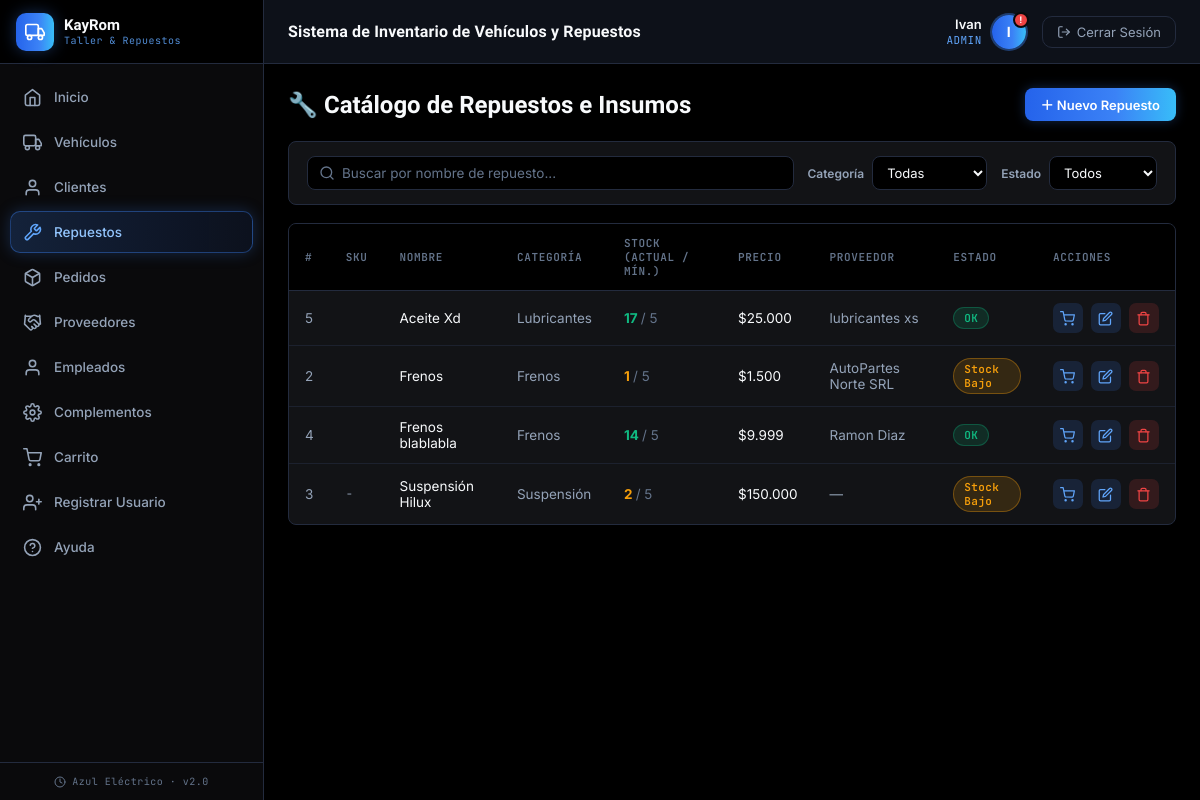
Before: /index.php?page=repuestos (signed in) with the older database file.
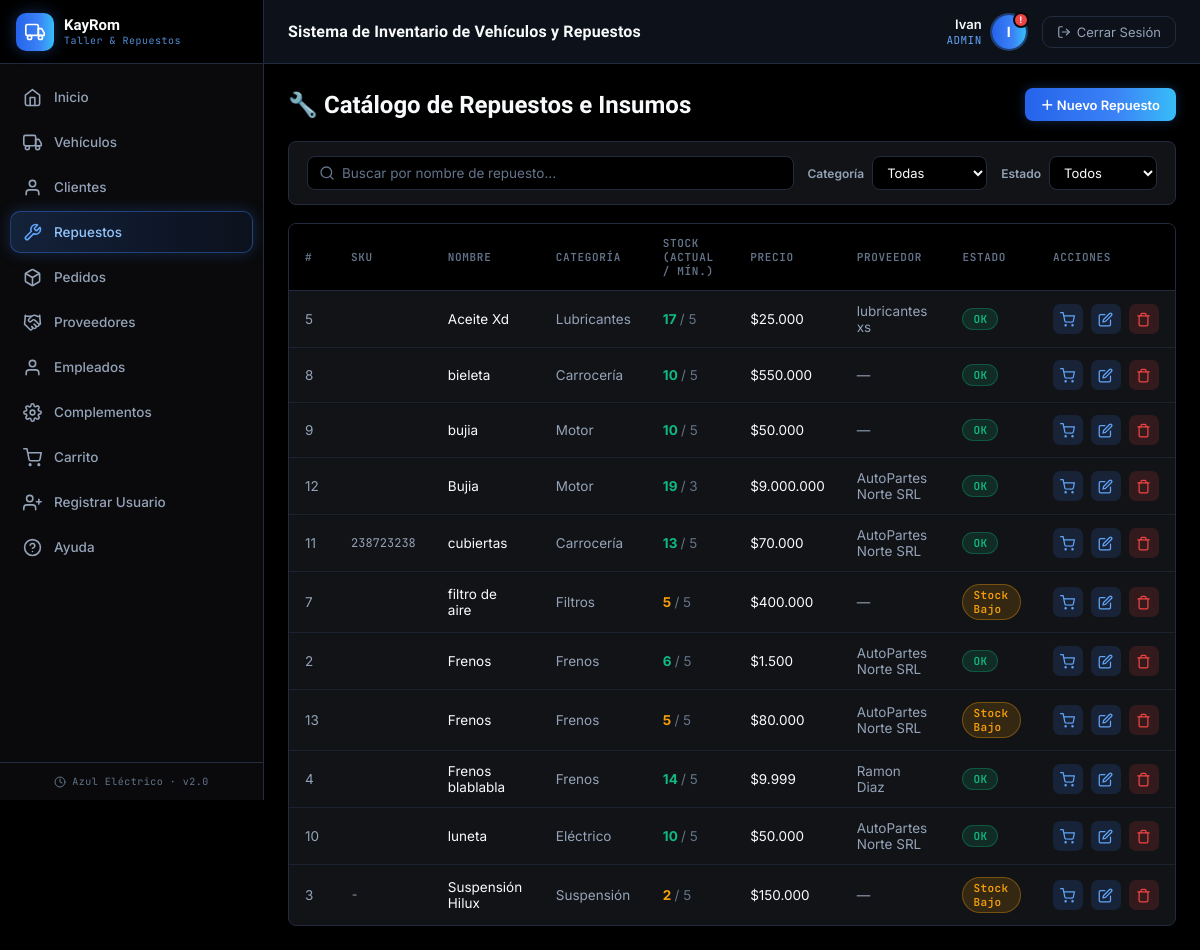
After: the same page with the newer database file.
### tables this page shows
CREATE TABLE `repuestos` (
  `id` int NOT NULL AUTO_INCREMENT,
  `nombre` varchar(100) NOT NULL,
  `categoria` varchar(45) DEFAULT NULL,
  `stock` int DEFAULT '0',
  `stock_minimo` int DEFAULT '5',
  `precio` decimal(10,2) DEFAULT '0.00',
  `sku` varchar(20) DEFAULT NULL,
  `proveedor_id` int DEFAULT NULL,
  PRIMARY KEY (`id`),
  KEY `fk_repuestos_proveedor` (`proveedor_id`),
  CONSTRAINT `fk_repuestos_proveedor` FOREIGN KEY (`proveedor_id`) REFERENCES `proveedor` (`id`) ON DELETE SET NULL
);

CREATE TABLE `proveedor` (
  `id` int NOT NULL AUTO_INCREMENT,
  `cuit` bigint DEFAULT NULL,
  `nombre_proveedor` varchar(150) NOT NULL,
  `telefono` bigint DEFAULT NULL,
  `email` varchar(50) DEFAULT NULL,
  `persona_id` int DEFAULT NULL,
  PRIMARY KEY (`id`),
  KEY `persona_id` (`persona_id`),
  CONSTRAINT `proveedor_ibfk_1` FOREIGN KEY (`persona_id`) REFERENCES `persona` (`id`)
);

### backend/repuestos/controller/RepuestoController.php (called while the page is built, shortened)
<?php
class RepuestoController {
    private $model;
    public function __construct() {
        $this->model = new RepuestoModel();
    }
    public function index() {
        $proveedorModel = new ProveedorModel();
        $data = [
            'repuestos'  => $this->model->getAll(),
            'categorias' => $this->model->getCategorias(),
            'proveedores'=> $proveedorModel->getAll(),
            'activePage' => 'repuestos'
        ];
        require_once 'backend/repuestos/views/repuestos.php';
    }
}

### config/base_datos.php (called while the page is built, shortened)
<?php
class Database {
    private static $instance = null;
    public $conexion;
    private function __construct() {
        $this->conexion = new mysqli("localhost", "root", "Migue123456", "soft_kayrom");
        $this->conexion->set_charset("utf8");
    }
    public static function getInstance() {
        if (self::$instance === null) {
            self::$instance = new Database();
        }
        return self::$instance;
    }
    public function getConexion() {
        return $this->conexion;
    }
}

### backend/repuestos/model/RepuestoModel.php (called while the page is built, shortened)
<?php
class RepuestoModel {
    private $db;
    public function __construct() {
        $this->db = Database::getInstance()->getConexion();
    }
    public function getAll() {
        $result = $this->db->query(
            "SELECT r.*, pr.nombre_proveedor
             FROM repuestos r
             LEFT JOIN proveedor pr ON pr.id = r.proveedor_id
             ORDER BY r.nombre ASC"
        );
        return $result ? $result->fetch_all(MYSQLI_ASSOC) : [];
    }
    public function getCategorias() {
        $result = $this->db->query("SELECT DISTINCT categoria FROM repuestos WHERE categoria IS NOT NULL AND categoria <> '' ORDER BY categoria ASC");
        return $result ? array_column($result->fetch_all(MYSQLI_ASSOC), 'categoria') : [];
    }
}

### backend/proveedor/models/ProveedorModel.php (called while the page is built, shortened)
<?php
class ProveedorModel {
    private $db;
    public function __construct() {
        $this->db = Database::getInstance()->getConexion();
    }
    public function getAll() {
        $sql = "SELECT pr.*, p.nombre, p.apellido
                FROM proveedor pr
                LEFT JOIN persona p ON p.id = pr.persona_id
                ORDER BY pr.nombre_proveedor ASC";
        $result = $this->db->query($sql);
        return $result ? $result->fetch_all(MYSQLI_ASSOC) : [];
    }
}

### backend/repuestos/views/repuestos.php (the view, shortened to what the rows shown need)
<?php require_once 'compartidoCREO/views/encabezado.php'; ?>
<div class="page-header">
    <h1>🔧 Catálogo de Repuestos e Insumos</h1>
</div>
<div class="panel">
    <div class="panel-body">
        <table id="tabla-repuestos">
            <thead>
                <tr>
                    <th>#</th><th>SKU</th><th>Nombre</th><th>Categoría</th><th>Stock (Actual / Mín.)</th><th>Precio</th><th>Proveedor</th><th>Estado</th><th>Acciones</th>
                </tr>
            </thead>
            <tbody>
                <?php if (empty($data['repuestos'])): ?>
                <tr><td colspan="9" style="text-align:center;color:var(--text-muted);padding:30px;">No hay repuestos cargados</td></tr>
                <?php else: foreach ($data['repuestos'] as $r): ?>
                <?php
                    $bajo = $r['stock'] <= $r['stock_minimo'];
                    $sinStock = $r['stock'] == 0;
                    $estadoFiltro = $sinStock ? 'sin' : ($bajo ? 'bajo' : 'ok');
                ?>
                <tr data-nombre="<?= htmlspecialchars(mb_strtolower($r['nombre'])) ?>"
                    data-categoria="<?= htmlspecialchars($r['categoria']) ?>"
                    data-estado="<?= $estadoFiltro ?>">
                    <td style="color:var(--text-muted);"><?= $r['id'] ?></td>
                    <td style="color:var(--text-muted);font-family:var(--font-mono);font-size:12px;"><?= htmlspecialchars($r['sku'] ?? '-') ?></td>
                    <td><?= htmlspecialchars($r['nombre']) ?></td>
                    <td style="color:var(--text-muted);"><?= htmlspecialchars($r['categoria']) ?></td>
                    <td>
                        <strong style="color:<?= $bajo ? 'var(--accent-orange)' : 'var(--accent-green)' ?>">
                            <?= $r['stock'] ?>
                        </strong>
                        <span style="color:var(--text-dim);"> / <?= $r['stock_minimo'] ?></span>
                    </td>
                    <td>$<?= number_format($r['precio'], 0, ',', '.') ?></td>
                    <td style="color:var(--text-muted);"><?= htmlspecialchars($r['nombre_proveedor'] ?? '—') ?></td>
                    <td>
                        <?php if ($sinStock): ?>
                            <span class="badge-status vendido">Sin Stock</span>
                        <?php elseif ($bajo): ?>
                            <span class="badge-status reparacion">Stock Bajo</span>
                        <?php else: ?>
                            <span class="badge-status disponible">OK</span>
                        <?php endif; ?>
                    </td>
                    <td>
                        <div class="action-icons">
                            <?php if ($r['stock'] > 0): ?>
                            <a href="index.php?page=carrito&action=agregar&id=<?= $r['id'] ?>" class="action-edit" title="Agregar al carrito">
                                <svg width="15" height="15" viewBox="0 0 24 24" fill="none" stroke="currentColor" stroke-width="2" stroke-linecap="round" stroke-linejoin="round"><circle cx="9" cy="21" r="1"/><circle cx="20" cy="21" r="1"/><path d="M1 1h4l2.68 13.39a2 2 0 0 0 2 1.61h9.72a2 2 0 0 0 2-1.61L23 6H6"/></svg>
                            </a>
                            <?php endif; ?>
                            <a href="#" class="action-edit" title="Editar"
                               onclick="return abrirRepuesto({
                                    id: <?= $r['id'] ?>,
                                    nombre: <?= htmlspecialchars(json_encode($r['nombre']), ENT_QUOTES, 'UTF-8') ?>,
                                    sku: <?= htmlspecialchars(json_encode($r['sku']), ENT_QUOTES, 'UTF-8') ?>,
                                    proveedor_id: <?= (int)($r['proveedor_id'] ?? 0) ?>,
                                    categoria: <?= htmlspecialchars(json_encode($r['categoria']), ENT_QUOTES, 'UTF-8') ?>,
                                    precio: <?= (float)$r['precio'] ?>,
                                    stock: <?= (int)$r['stock'] ?>,
                                    stock_minimo: <?= (int)$r['stock_minimo'] ?>
                               })">
                                <svg width="15" height="15" viewBox="0 0 24 24" fill="none" stroke="currentColor" stroke-width="2" stroke-linecap="round" stroke-linejoin="round"><path d="M11 4H4a2 2 0 0 0-2 2v14a2 2 0 0 0 2 2h14a2 2 0 0 0 2-2v-7"/><path d="M18.5 2.5a2.121 2.121 0 0 1 3 3L12 15l-4 1 1-4 9.5-9.5z"/></svg>
                            </a>
                            <a href="index.php?page=repuestos&action=delete&id=<?= $r['id'] ?>" class="action-delete" title="Eliminar"
                               onclick="return confirmarAccion(this.href, '¿Eliminar este repuesto?')">
                                <svg width="15" height="15" viewBox="0 0 24 24" fill="none" stroke="currentColor" stroke-width="2" stroke-linecap="round" stroke-linejoin="round"><polyline points="3 6 5 6 21 6"/><path d="M19 6v14a2 2 0 0 1-2 2H7a2 2 0 0 1-2-2V6m3 0V4a2 2 0 0 1 2-2h4a2 2 0 0 1 2 2v2"/></svg>
                            </a>
                        </div>
                    </td>
                </tr>
                <?php endforeach; endif; ?>
            </tbody>
        </table>
    </div>
</div>
<?php require_once 'compartidoCREO/views/pie_pagina.php'; ?>

Changed rows visible on the page:
added repuestos: id "8", nombre "bieleta", categoria "Carrocería", stock "10", stock_minimo "5", precio "550.000", nombre_proveedor "—", shows "OK"
added repuestos: id "9", nombre "bujia", categoria "Motor", stock "10", stock_minimo "5", precio "50.000", nombre_proveedor "—", shows "OK"
added repuestos: id "12", nombre "Bujia", categoria "Motor", stock "19", stock_minimo "3", precio "9.000.000", proveedor.nombre_proveedor "AutoPartes Norte SRL", shows "OK"
added repuestos: id "11", sku "238723238", nombre "cubiertas", categoria "Carrocería", stock "13", stock_minimo "5", precio "70.000", proveedor.nombre_proveedor "AutoPartes Norte SRL", shows "OK"
added repuestos: id "7", nombre "filtro de aire", categoria "Filtros", stock "5", stock_minimo "5", precio "400.000", nombre_proveedor "—", shows "Stock Bajo"
changed repuestos id 2: stock "1" → "6"; stock "Stock Bajo" → "OK"
added repuestos: id "13", nombre "Frenos", categoria "Frenos", stock "5", stock_minimo "5", precio "80.000", proveedor.nombre_proveedor "AutoPartes Norte SRL", shows "Stock Bajo"
added repuestos: id "10", nombre "luneta", categoria "Eléctrico", stock "10", stock_minimo "5", precio "50.000", proveedor.nombre_proveedor "AutoPartes Norte SRL", shows "OK"
